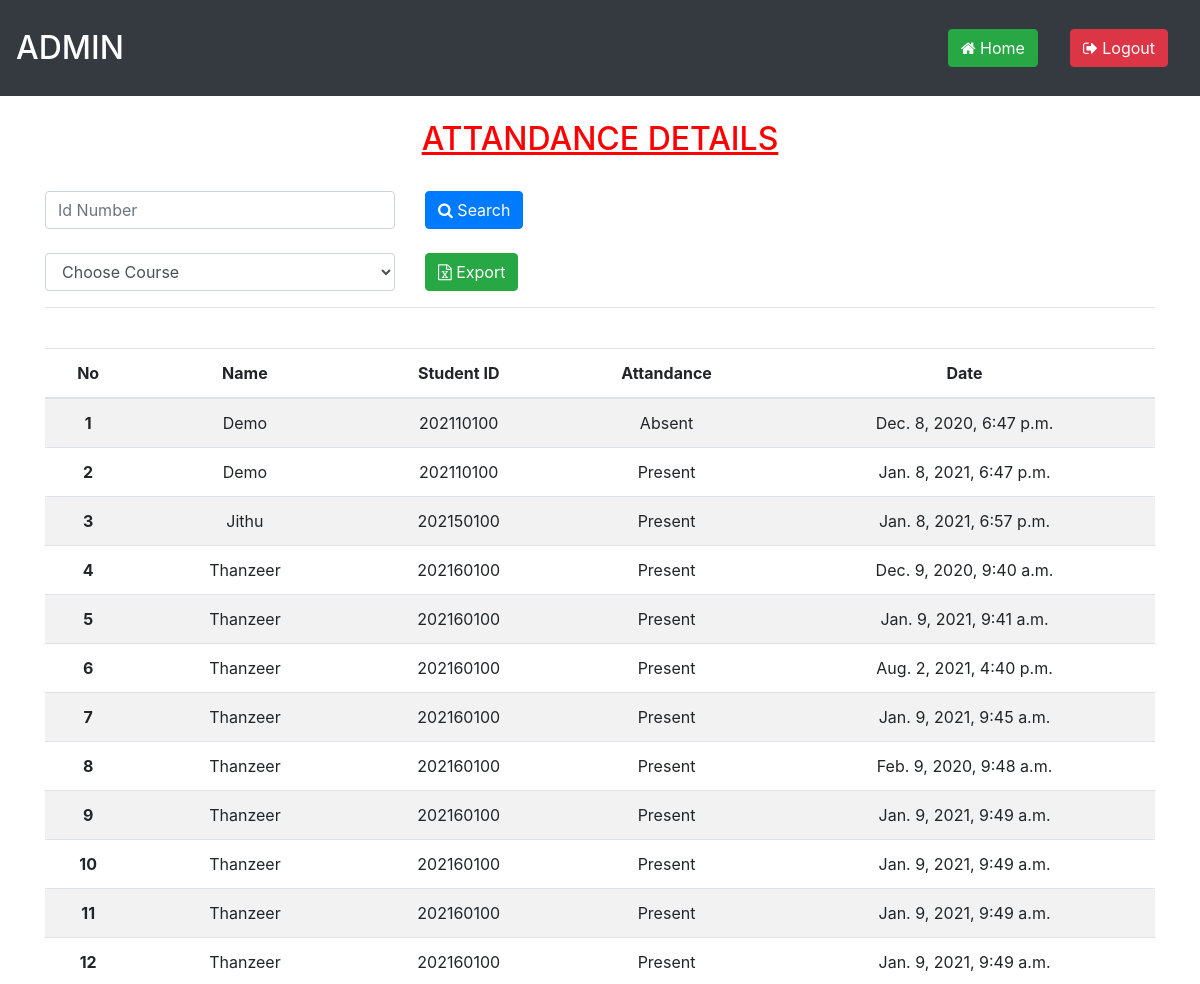
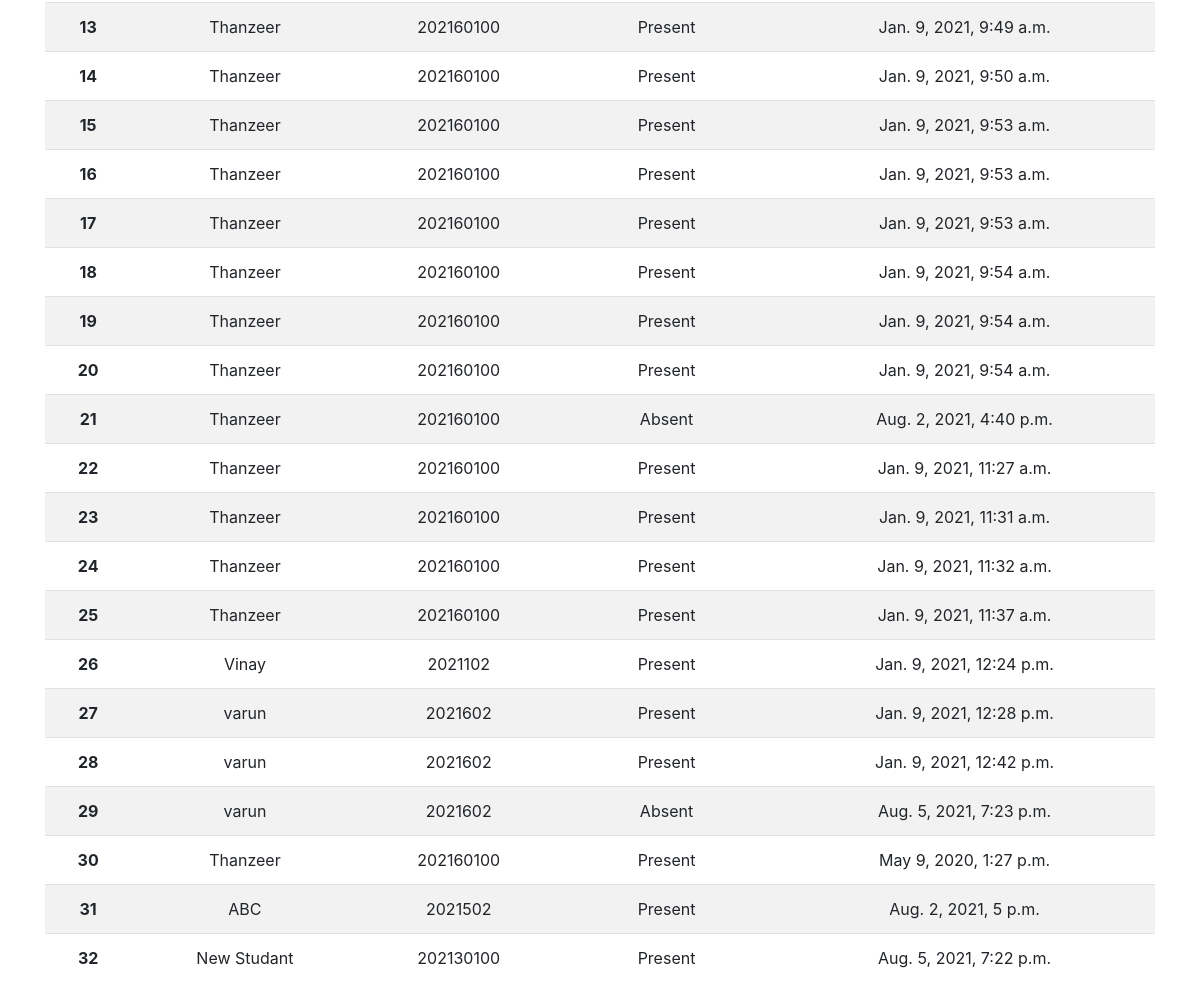
The page /Admin_Home/View_Attandance (signed in) on the database its author committed (2 pictures, top to bottom).
### User/models.py (models this page shows)
class Attandance(models.Model):
    Stud_Id = models.ForeignKey(Student,on_delete=models.CASCADE)
    Date = models.DateTimeField(auto_now=True)
    Course = models.CharField(max_length=10,null=True)
    Active = models.CharField(max_length=10)
    Reason = models.TextField(null=True)

class Student(models.Model):
    Stud_Id=models.TextField(primary_key=True)
    Email = models.ForeignKey(User,on_delete=models.CASCADE)
    Name = models.CharField(max_length=70,null=True)
    DOB = models.DateField(null=True)
    Gender = models.CharField(max_length=10)
    Country = models.CharField(max_length=20,null=True)
    Addr_1 = models.CharField(max_length=70,null=True)
    Addr_2 = models.CharField(max_length=70,null=True)
    Addr_3 = models.CharField(max_length=70,null=True)
    Pincode = models.CharField(max_length=10,null=True)
    Mobile = models.CharField(max_length=15,null=True)
    image = models.ImageField(default='default.png',upload_to='Profile Pics',null=True)

### Admin/views.py (the view)
# urls.py: path('View_Attandance',views.View_Attandance,name='View_Attandance'),
@login_required(login_url='/Login')
def View_Attandance(request):
    if  request.method == "POST":
        val = request.POST['Id_num']
        print(val)
        try:
            ac = Student.objects.get(Stud_Id=val)
            data = Attandance.objects.filter(Stud_Id=ac)
        except:
            data = None
        if data is not None:
            ac = Student.objects.get(Stud_Id=val)
            data = Attandance.objects.filter(Stud_Id=ac)
            return render(request,'Admin/Attandance_View.html',{'data':data})
        else:
            messages.success(request,'Current Password Is Incorrect!')
            data = Attandance.objects.all()
            return render(request,'Admin/Attandance_View.html',{'data':data})
    else:
        data = Attandance.objects.all()
        return render(request,'Admin/Attandance_View.html',{'data':data})

### Templates/Admin/Attandance_View.html (shortened to what this page needs)
{% extends 'Admin/Base_Admin.html' %}
{% load static %}
{% block content %}
<br>
<center><span style="color:red"><h2><u>ATTANDANCE DETAILS</u></h2></span></center>
<br>
<div class="container">
  <form action="" method="POST">
  <div class="row">
    <div class="col-4">
      <input class="form-control mr-sm-2" name="Id_num" type="text" placeholder="Id Number" required>
    </div>
    <div class="col-2">
      <button type="submit" name="search" class="btn btn-primary btn-md" ><i class="fa fa-search"></i> Search</button>
    </div>
  </div>
</form>
<br>
<form action="{% url 'Excel' %}" method="POST">
<div class="row">
    <div class="col-4">
      <select name="course" class="nav-item dropdown form-control mr-sm-2" id="course" onchange="selectcourse()" required>
        <option value="" disabled selected hidden>Choose Course</option>
        </select>
    </div>
    <div class="col-2">
      <button type="submit" name="export" class="btn btn-success btn-md" ><i class="fa fa-file-excel-o"></i>  Export</button>
        </div>
</div>
</form>
  <hr>
<div class="row">
    <div class="col-12">
<br>
<table class="table table-striped">
    <thead>
      <tr>
        <th scope="col"><center>No</center></th>
        <th scope="col"><center>Name</center></th>
        <th scope="col"><center>Student ID</center></th>
        <th scope="col"><center>Attandance</center></th>
        <th scope="col"><center>Date</center></th>
      </tr>
    </thead>
    <tbody>
      {% for data in data %}
      <tr>
        <th scope="row"><center>{{ forloop.counter }}</center></th>
        <td><center>{{data.Stud_Id.Name}}</center></td>
        <td><center>{{data.Stud_Id.Stud_Id}}</center></td>
        <td><center>{{data.Active}}</center></td>
        <td><center>{{data.Date}}</center></td>
    </tr>
    {% endfor %}
    </tbody>
  </table>
</div>
</div>
</div>
{% endblock %}

### Templates/Admin/Base_Admin.html (shortened to what this page needs)
{% load static %}
<!DOCTYPE html>
<html lang="en">
  <head>
    <link rel="stylesheet" href="https://cdnjs.cloudflare.com/ajax/libs/font-awesome/4.7.0/css/font-awesome.min.css">
    <link href="{% static 'User/Base.css' %}" rel="stylesheet">
  </head>
  <body>
    <nav class="navbar navbar-expand-lg navbar-dark bg-dark">
		<a class="navbar-brand" href="#"><p><h2>ADMIN</h2></p></a>
       <div class="collapse navbar-collapse" id="navbarSupportedContent">
          <li class="nav-link"><a href="{% url 'Main' %}" class="btn btn-success btn-md"><i class="fa fa-home"></i> Home</a></li>
          <li class="nav-link"><a href="{% url 'Logout' %}" class="btn btn-danger  btn-md"><i class="fa fa-sign-out"></i> Logout</a></li>
       </div>
    </nav>
    {% block content %}{% endblock %}
  </body>
</html>

### Templates/Admin/Base_Admin.html (style rules this page uses)
html { scroll-behavior: smooth; }
h2 { color: green; }

### rows shown on the page
Attandance: Stud_Id.Name "Demo", Stud_Id.Stud_Id "202110100", Active "Absent", Date "Dec. 8, 2020, 6:47 p.m."
Attandance: Stud_Id.Name "Demo", Stud_Id.Stud_Id "202110100", Active "Present", Date "Jan. 8, 2021, 6:47 p.m."
Attandance: Stud_Id.Name "Jithu", Stud_Id.Stud_Id "202150100", Active "Present", Date "Jan. 8, 2021, 6:57 p.m."
Attandance: Stud_Id.Name "Thanzeer", Stud_Id.Stud_Id "202160100", Active "Present", Date "Dec. 9, 2020, 9:40 a.m."
Attandance: Stud_Id.Name "Thanzeer", Stud_Id.Stud_Id "202160100", Active "Present", Date "Jan. 9, 2021, 9:41 a.m."
Attandance: Stud_Id.Name "Thanzeer", Stud_Id.Stud_Id "202160100", Active "Present", Date "Aug. 2, 2021, 4:40 p.m."
Attandance: Stud_Id.Name "Thanzeer", Stud_Id.Stud_Id "202160100", Active "Present", Date "Jan. 9, 2021, 9:45 a.m."
Attandance: Stud_Id.Name "Thanzeer", Stud_Id.Stud_Id "202160100", Active "Present", Date "Feb. 9, 2020, 9:48 a.m."
Attandance: Stud_Id.Name "Thanzeer", Stud_Id.Stud_Id "202160100", Active "Present", Date "Jan. 9, 2021, 9:49 a.m."
Attandance: Stud_Id.Name "Thanzeer", Stud_Id.Stud_Id "202160100", Active "Present", Date "Jan. 9, 2021, 9:49 a.m."
Attandance: Stud_Id.Name "Thanzeer", Stud_Id.Stud_Id "202160100", Active "Present", Date "Jan. 9, 2021, 9:49 a.m."
Attandance: Stud_Id.Name "Thanzeer", Stud_Id.Stud_Id "202160100", Active "Present", Date "Jan. 9, 2021, 9:49 a.m."
Attandance: Stud_Id.Name "Thanzeer", Stud_Id.Stud_Id "202160100", Active "Present", Date "Jan. 9, 2021, 9:49 a.m."
Attandance: Stud_Id.Name "Thanzeer", Stud_Id.Stud_Id "202160100", Active "Present", Date "Jan. 9, 2021, 9:50 a.m."
Attandance: Stud_Id.Name "Thanzeer", Stud_Id.Stud_Id "202160100", Active "Present", Date "Jan. 9, 2021, 9:53 a.m."
Attandance: Stud_Id.Name "Thanzeer", Stud_Id.Stud_Id "202160100", Active "Present", Date "Jan. 9, 2021, 9:53 a.m."
Attandance: Stud_Id.Name "Thanzeer", Stud_Id.Stud_Id "202160100", Active "Present", Date "Jan. 9, 2021, 9:53 a.m."
Attandance: Stud_Id.Name "Thanzeer", Stud_Id.Stud_Id "202160100", Active "Present", Date "Jan. 9, 2021, 9:54 a.m."
Attandance: Stud_Id.Name "Thanzeer", Stud_Id.Stud_Id "202160100", Active "Present", Date "Jan. 9, 2021, 9:54 a.m."
Attandance: Stud_Id.Name "Thanzeer", Stud_Id.Stud_Id "202160100", Active "Present", Date "Jan. 9, 2021, 9:54 a.m."
Attandance: Stud_Id.Name "Thanzeer", Stud_Id.Stud_Id "202160100", Active "Absent", Date "Aug. 2, 2021, 4:40 p.m."
Attandance: Stud_Id.Name "Thanzeer", Stud_Id.Stud_Id "202160100", Active "Present", Date "Jan. 9, 2021, 11:27 a.m."
Attandance: Stud_Id.Name "Thanzeer", Stud_Id.Stud_Id "202160100", Active "Present", Date "Jan. 9, 2021, 11:31 a.m."
Attandance: Stud_Id.Name "Thanzeer", Stud_Id.Stud_Id "202160100", Active "Present", Date "Jan. 9, 2021, 11:32 a.m."
Attandance: Stud_Id.Name "Thanzeer", Stud_Id.Stud_Id "202160100", Active "Present", Date "Jan. 9, 2021, 11:37 a.m."
Attandance: Stud_Id.Name "Vinay", Stud_Id.Stud_Id "2021102", Active "Present", Date "Jan. 9, 2021, 12:24 p.m."
Attandance: Stud_Id.Name "varun", Stud_Id.Stud_Id "2021602", Active "Present", Date "Jan. 9, 2021, 12:28 p.m."
Attandance: Stud_Id.Name "varun", Stud_Id.Stud_Id "2021602", Active "Present", Date "Jan. 9, 2021, 12:42 p.m."
Attandance: Stud_Id.Name "varun", Stud_Id.Stud_Id "2021602", Active "Absent", Date "Aug. 5, 2021, 7:23 p.m."
Attandance: Stud_Id.Name "Thanzeer", Stud_Id.Stud_Id "202160100", Active "Present", Date "May 9, 2020, 1:27 p.m."
Attandance: Stud_Id.Name "ABC", Stud_Id.Stud_Id "2021502", Active "Present", Date "Aug. 2, 2021, 5 p.m."
Attandance: Stud_Id.Name "New Studant", Stud_Id.Stud_Id "202130100", Active "Present", Date "Aug. 5, 2021, 7:22 p.m."
